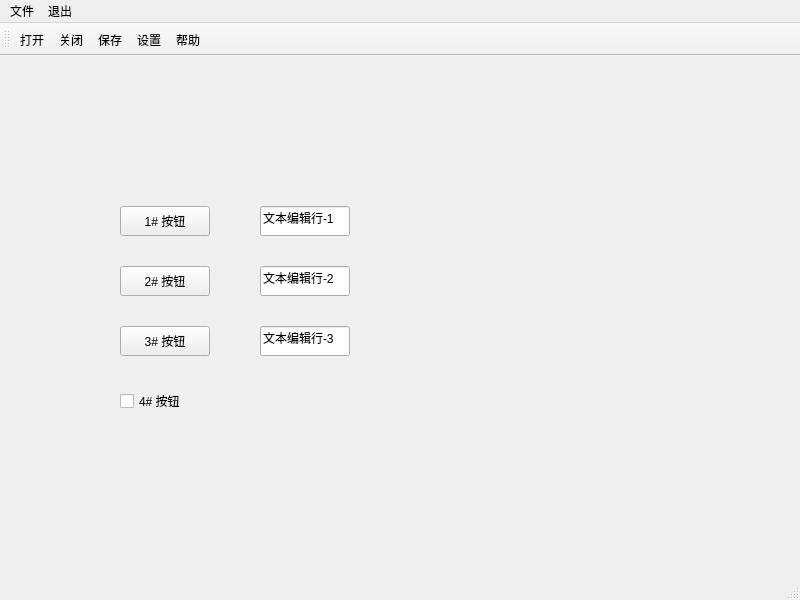
<?xml version="1.0" encoding="UTF-8"?>
<ui version="4.0">
 <class>MainWindow</class>
 <widget class="QMainWindow" name="MainWindow">
  <property name="geometry">
   <rect>
    <x>0</x>
    <y>0</y>
    <width>800</width>
    <height>600</height>
   </rect>
  </property>
  <property name="windowTitle">
   <string>铁路货车故障识别系统</string>
  </property>
  <property name="windowIcon">
   <iconset>
    <normaloff>../logo.png</normaloff>../logo.png</iconset>
  </property>
  <widget class="QWidget" name="centralwidget">
   <widget class="QPushButton" name="pushButton">
    <property name="geometry">
     <rect>
      <x>120</x>
      <y>150</y>
      <width>90</width>
      <height>30</height>
     </rect>
    </property>
    <property name="text">
     <string>1# 按钮</string>
    </property>
   </widget>
   <widget class="QLineEdit" name="lineEdit">
    <property name="geometry">
     <rect>
      <x>260</x>
      <y>150</y>
      <width>90</width>
      <height>30</height>
     </rect>
    </property>
    <property name="text">
     <string>文本编辑行-1</string>
    </property>
   </widget>
   <widget class="QPushButton" name="pushButton_2">
    <property name="geometry">
     <rect>
      <x>120</x>
      <y>210</y>
      <width>90</width>
      <height>30</height>
     </rect>
    </property>
    <property name="text">
     <string>2# 按钮</string>
    </property>
   </widget>
   <widget class="QLineEdit" name="lineEdit_2">
    <property name="geometry">
     <rect>
      <x>260</x>
      <y>210</y>
      <width>90</width>
      <height>30</height>
     </rect>
    </property>
    <property name="text">
     <string>文本编辑行-2</string>
    </property>
   </widget>
   <widget class="QLineEdit" name="lineEdit_3">
    <property name="geometry">
     <rect>
      <x>260</x>
      <y>270</y>
      <width>90</width>
      <height>30</height>
     </rect>
    </property>
    <property name="text">
     <string>文本编辑行-3</string>
    </property>
   </widget>
   <widget class="QPushButton" name="pushButton_3">
    <property name="geometry">
     <rect>
      <x>120</x>
      <y>270</y>
      <width>90</width>
      <height>30</height>
     </rect>
    </property>
    <property name="text">
     <string>3# 按钮</string>
    </property>
   </widget>
   <widget class="QCheckBox" name="checkBox_4">
    <property name="geometry">
     <rect>
      <x>120</x>
      <y>330</y>
      <width>90</width>
      <height>30</height>
     </rect>
    </property>
    <property name="text">
     <string>4# 按钮</string>
    </property>
   </widget>
  </widget>
  <widget class="QMenuBar" name="menubar">
   <property name="geometry">
    <rect>
     <x>0</x>
     <y>0</y>
     <width>800</width>
     <height>22</height>
    </rect>
   </property>
   <widget class="QMenu" name="menu">
    <property name="title">
     <string>文件</string>
    </property>
    <addaction name="actionOpen"/>
    <addaction name="actionSave"/>
    <addaction name="actionClose"/>
   </widget>
   <widget class="QMenu" name="menu_2">
    <property name="title">
     <string>退出</string>
    </property>
    <addaction name="actionQuit"/>
   </widget>
   <addaction name="menu"/>
   <addaction name="menu_2"/>
  </widget>
  <widget class="QStatusBar" name="statusbar"/>
  <widget class="QToolBar" name="toolBar">
   <property name="windowTitle">
    <string>toolBar</string>
   </property>
   <attribute name="toolBarArea">
    <enum>TopToolBarArea</enum>
   </attribute>
   <attribute name="toolBarBreak">
    <bool>false</bool>
   </attribute>
   <addaction name="actionOpen"/>
   <addaction name="actionClose"/>
   <addaction name="actionSave"/>
   <addaction name="actionSetup"/>
   <addaction name="actionHelp"/>
  </widget>
  <action name="actionOpen">
   <property name="text">
    <string>打开</string>
   </property>
  </action>
  <action name="actionSave">
   <property name="text">
    <string>保存</string>
   </property>
  </action>
  <action name="actionClose">
   <property name="text">
    <string>关闭</string>
   </property>
  </action>
  <action name="actionQuit">
   <property name="text">
    <string>退出</string>
   </property>
  </action>
  <action name="actionSetup">
   <property name="text">
    <string>设置</string>
   </property>
  </action>
  <action name="actionHelp">
   <property name="text">
    <string>帮助</string>
   </property>
  </action>
 </widget>
 <resources/>
 <connections>
  <connection>
   <sender>actionQuit</sender>
   <signal>triggered()</signal>
   <receiver>MainWindow</receiver>
   <slot>close()</slot>
   <hints>
    <hint type="sourcelabel">
     <x>-1</x>
     <y>-1</y>
    </hint>
    <hint type="destinationlabel">
     <x>399</x>
     <y>299</y>
    </hint>
   </hints>
  </connection>
 </connections>
 <slots>
  <slot>click_pushBotton_2()</slot>
  <slot>click_pushBotton_3()</slot>
 </slots>
</ui>
